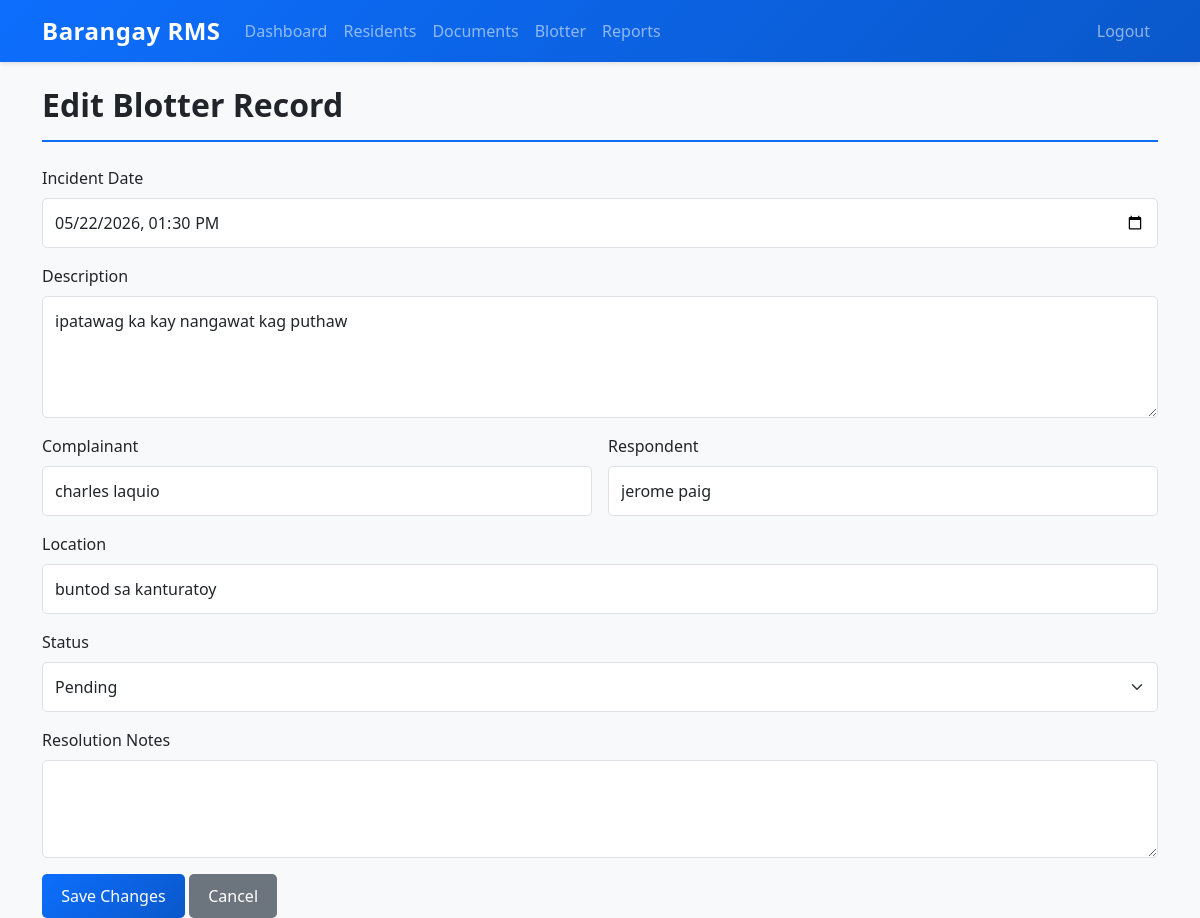
Page /pages/edit_blotter.php?id=1 (signed in) on the committed database.
### tables this page shows
CREATE TABLE `blotter` (
  `id` int(11) NOT NULL AUTO_INCREMENT,
  `incident_date` datetime NOT NULL,
  `description` text NOT NULL,
  `complainant` varchar(100) DEFAULT NULL,
  `respondent` varchar(100) DEFAULT NULL,
  `location` text DEFAULT NULL,
  `status` enum('Pending','Resolved','Dismissed') DEFAULT 'Pending',
  `resolution` text DEFAULT NULL,
  `created_at` timestamp NOT NULL DEFAULT current_timestamp(),
  `updated_at` timestamp NOT NULL DEFAULT current_timestamp() ON UPDATE current_timestamp(),
  PRIMARY KEY (`id`)
);

### includes/config.php (called while the page is built, shortened)
<?php
class MysqliResultWrapper {
    private $result;
    public function __construct($result) {
        $this->result = $result;
    }
    public function fetch_assoc() {
        return $this->result ? $this->result->fetch_assoc() : null;
    }
}
function prepare_and_execute($conn, $sql, $types = '', ...$params) {
    if ($conn instanceof PDO) {
        $stmt = $conn->prepare($sql);
        $stmt->execute($params);
        return new PDOResultWrapper($stmt);
    } else {
        $stmt = $conn->prepare($sql);
        if ($stmt) {
            if ($types) {
                $stmt->bind_param($types, ...$params);
            }
            $stmt->execute();
            $result = $stmt->get_result();
            return new MysqliResultWrapper($result);
        }
        return null;
    }
}
?>

### pages/edit_blotter.php (the view, shortened to what this page needs)
<?php
require_once '../includes/config.php';
$id = $_GET['id'];
$result = prepare_and_execute($conn, "SELECT * FROM blotter WHERE id = ?", "i", $id);
$record = $result->fetch_assoc();
?>
<!DOCTYPE html>
<html lang="en">
<head>
    <link href="https://cdn.jsdelivr.net/npm/bootstrap@5.3.0/dist/css/bootstrap.min.css" rel="stylesheet">
    <link href="../assets/css/style.css" rel="stylesheet">
</head>
<body>
    <nav class="navbar navbar-expand-lg navbar-dark bg-primary">
        <div class="container">
            <a class="navbar-brand" href="dashboard.php">Barangay RMS</a>
            <div class="collapse navbar-collapse" id="navbarNav">
                <ul class="navbar-nav me-auto">
                    <li class="nav-item"><a class="nav-link" href="dashboard.php">Dashboard</a></li>
                    <li class="nav-item"><a class="nav-link" href="residents.php">Residents</a></li>
                    <li class="nav-item"><a class="nav-link" href="documents.php">Documents</a></li>
                    <li class="nav-item"><a class="nav-link" href="blotter.php">Blotter</a></li>
                    <li class="nav-item"><a class="nav-link" href="reports.php">Reports</a></li>
                </ul>
                <ul class="navbar-nav">
                    <li class="nav-item"><a class="nav-link" href="logout.php">Logout</a></li>
                </ul>
            </div>
        </div>
    </nav>
    <div class="container mt-4">
        <h1>Edit Blotter Record</h1>
        <form method="post" class="mt-4">
            <div class="mb-3">
                <label class="form-label">Incident Date</label>
                <input type="datetime-local" name="incident_date" class="form-control" value="<?php echo htmlspecialchars(date('Y-m-d\TH:i', strtotime($record['incident_date']))); ?>" required>
            </div>
            <div class="mb-3">
                <label class="form-label">Description</label>
                <textarea name="description" class="form-control" rows="4" required><?php echo htmlspecialchars($record['description']); ?></textarea>
            </div>
            <div class="row g-3">
                <div class="col-md-6">
                    <label class="form-label">Complainant</label>
                    <input type="text" name="complainant" class="form-control" value="<?php echo htmlspecialchars($record['complainant']); ?>">
                </div>
                <div class="col-md-6">
                    <label class="form-label">Respondent</label>
                    <input type="text" name="respondent" class="form-control" value="<?php echo htmlspecialchars($record['respondent']); ?>">
                </div>
            </div>
            <div class="mb-3 mt-3">
                <label class="form-label">Location</label>
                <input type="text" name="location" class="form-control" value="<?php echo htmlspecialchars($record['location']); ?>">
            </div>
            <div class="mb-3">
                <label class="form-label">Status</label>
                <select name="status" class="form-select">
                    <option value="Pending" <?php echo $record['status'] === 'Pending' ? 'selected' : ''; ?>>Pending</option>
                </select>
            </div>
            <div class="mb-3">
                <label class="form-label">Resolution Notes</label>
                <textarea name="resolution" class="form-control" rows="3"><?php echo htmlspecialchars($record['resolution']); ?></textarea>
            </div>
            <button type="submit" class="btn btn-primary">Save Changes</button>
            <a href="blotter.php" class="btn btn-secondary">Cancel</a>
        </form>
    </div>
</body>
</html>

### assets/css/style.css (style rules this page uses)
:root { --primary-color: #0d6efd; --secondary-color: #6c757d; --success-color: #198754; --info-color: #0dcaf0; --warning-color: #ffc107; --danger-color: #dc3545; --light-color: #f8f9fa; --dark-color: #212529; }
body { font-family: 'Segoe UI', Tahoma, Geneva, Verdana, sans-serif; background-color: var(--light-color); color: var(--dark-color); }
.navbar { box-shadow: 0 2px 4px rgba(0,0,0,0.1); background: linear-gradient(135deg, #0d6efd 0%, #0a58ca 100%); }
.navbar-brand { font-weight: 600; font-size: 1.5rem; letter-spacing: 0.5px; }
.form-control, .form-select { border: 1px solid #dee2e6; border-radius: 5px; padding: 0.75rem; transition: border-color 0.2s, box-shadow 0.2s; }
.form-label { font-weight: 500; margin-bottom: 0.5rem; color: var(--dark-color); }
.btn { border: none; border-radius: 5px; padding: 0.6rem 1.2rem; font-weight: 500; transition: all 0.2s; cursor: pointer; }
.btn-primary { background: linear-gradient(135deg, #0d6efd 0%, #0a58ca 100%); color: white; }
.btn-secondary { background-color: #6c757d; color: white; }
h1, h2, h3, h4, h5, h6 { color: var(--dark-color); font-weight: 600; margin-bottom: 1.5rem; }
h1 { font-size: 2rem; border-bottom: 2px solid var(--primary-color); padding-bottom: 1rem; }
.mt-4 { margin-top: 2rem; }
.mb-3 { margin-bottom: 1rem; }
.navbar-brand { font-weight: 700; }

### rows in the picture
blotter: incident_date "05/22/2026 13:30", description "ipatawag ka kay nangawat kag puthaw", complainant "charles laquio", respondent "jerome paig", location "buntod sa kanturatoy", status "Pending"
